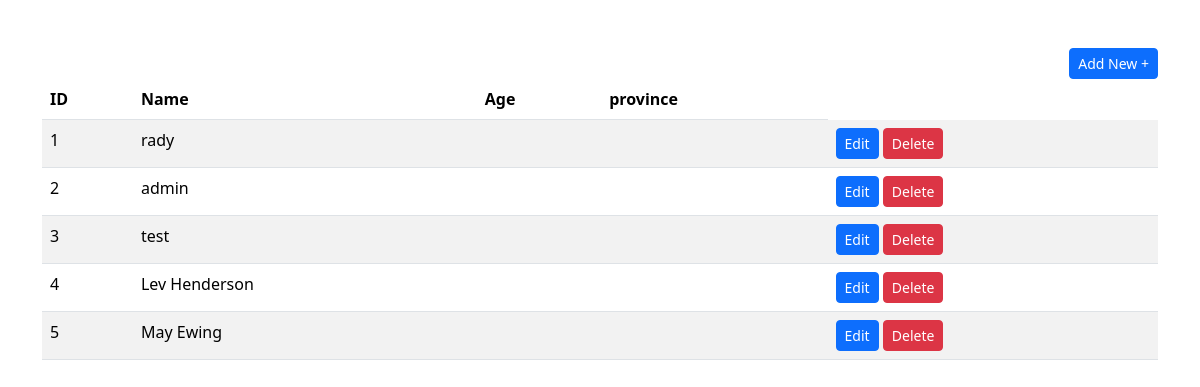
/crud_structure/index.php, run on the app's committed database.
### tables this page shows
CREATE TABLE `users` (
  `id` int(11) NOT NULL,
  `name` varchar(100) NOT NULL,
  `email` varchar(200) NOT NULL,
  `password` varchar(200) NOT NULL,
  `role` varchar(50) NOT NULL,
  `image` varchar(300) NOT NULL
);

### crud_structure/index.php (the view, shortened to what this page needs)
<div class="container mt-5">
    <div class="d-flex justify-content-end align-items-center">
        <a href="create_form.php" class="btn btn-primary btn-sm">Add New +</a>
    </div>
    <table class="table table-striped">
        <thead>
            <tr>
                <th>ID</th>
                <th>Name</th>
                <th>Age</th>
                <th>province</th>
            </tr>
        </thead>
        <tbody>
            <?php
             require_once("database.php");
             $statement= $connection->prepare("SELECT * FROM users");
             $statement->execute();
             $users= $statement->fetchAll();
            foreach($users as $user):
            ?>
            <tr>
                <td><?=$user ['id']?></td>
                <td><?=$user ['name']?></td>
                <td><?=$user ['age']?></td>
                <td><?=$user ['province']?></td>
                <td>
                    <a href="edit_form.php?id=<?= $user['id'] ?>" class="btn btn-primary btn-sm">Edit</a>
                    <a href="delete_action.php?id=<?= $user['id'] ?>" class="btn btn-danger btn-sm">Delete</a>
                </td>
            </tr>
            <?php endforeach?>
        </tbody>
    </table>
</div>

### data on the page
users: id "1", name "rady"
users: id "2", name "admin"
users: id "3", name "test"
users: id "4", name "Lev Henderson"
users: id "5", name "May Ewing"
